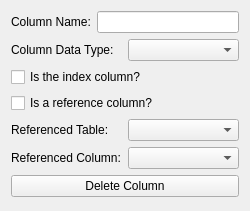
<?xml version="1.0" encoding="UTF-8"?>
<ui version="4.0">
 <class>TableColumnEditor</class>
 <widget class="QWidget" name="TableColumnEditor">
  <property name="geometry">
   <rect>
    <x>0</x>
    <y>0</y>
    <width>250</width>
    <height>211</height>
   </rect>
  </property>
  <property name="sizePolicy">
   <sizepolicy hsizetype="Fixed" vsizetype="Fixed">
    <horstretch>0</horstretch>
    <verstretch>0</verstretch>
   </sizepolicy>
  </property>
  <property name="windowTitle">
   <string>Form</string>
  </property>
  <layout class="QVBoxLayout" name="verticalLayout">
   <item>
    <layout class="QHBoxLayout" name="horizontalLayout_4">
     <item>
      <widget class="QLabel" name="label_4">
       <property name="text">
        <string>Column Name:</string>
       </property>
      </widget>
     </item>
     <item>
      <widget class="QLineEdit" name="line_name"/>
     </item>
    </layout>
   </item>
   <item>
    <layout class="QHBoxLayout" name="horizontalLayout">
     <item>
      <widget class="QLabel" name="label">
       <property name="text">
        <string>Column Data Type:</string>
       </property>
      </widget>
     </item>
     <item>
      <widget class="QComboBox" name="combo_type"/>
     </item>
    </layout>
   </item>
   <item>
    <widget class="QCheckBox" name="check_isIndex">
     <property name="text">
      <string>Is the index column?</string>
     </property>
    </widget>
   </item>
   <item>
    <widget class="QCheckBox" name="check_isRef">
     <property name="text">
      <string>Is a reference column?</string>
     </property>
    </widget>
   </item>
   <item>
    <layout class="QHBoxLayout" name="horizontalLayout_2">
     <item>
      <widget class="QLabel" name="label_2">
       <property name="text">
        <string>Referenced Table:</string>
       </property>
      </widget>
     </item>
     <item>
      <widget class="QComboBox" name="combo_refTable"/>
     </item>
    </layout>
   </item>
   <item>
    <layout class="QHBoxLayout" name="horizontalLayout_3">
     <item>
      <widget class="QLabel" name="label_3">
       <property name="text">
        <string>Referenced Column:</string>
       </property>
      </widget>
     </item>
     <item>
      <widget class="QComboBox" name="combo_refColumn"/>
     </item>
    </layout>
   </item>
   <item>
    <widget class="QPushButton" name="button_delete">
     <property name="text">
      <string>Delete Column</string>
     </property>
    </widget>
   </item>
  </layout>
 </widget>
 <resources/>
 <connections/>
</ui>
